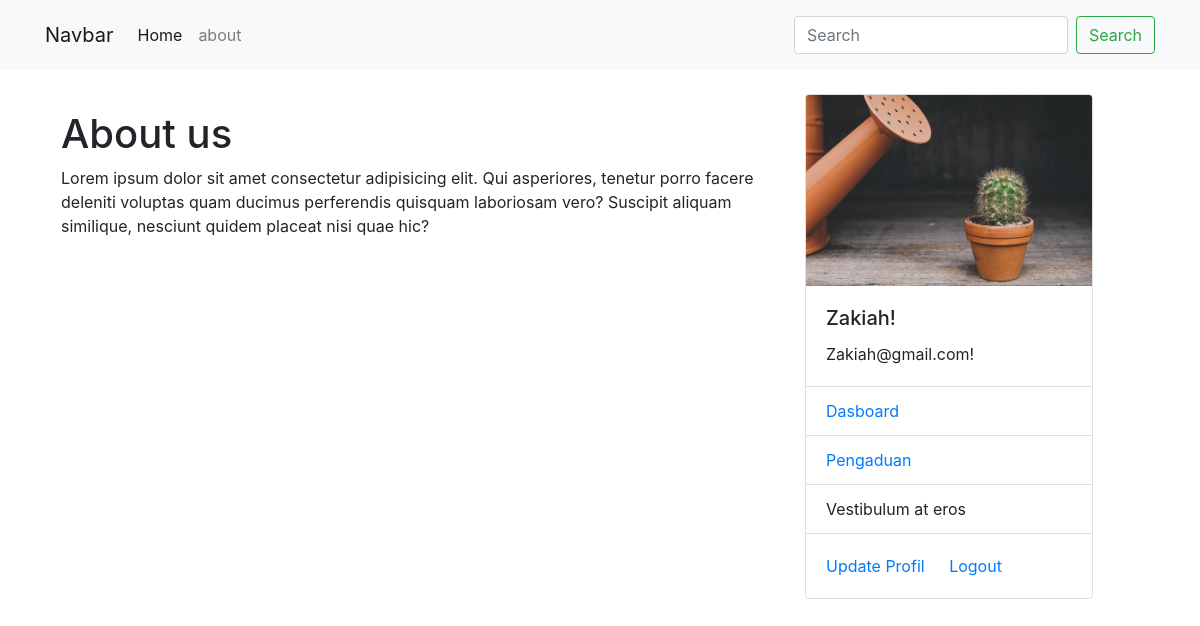
Page /about (signed in) on the committed database.
### sim/models.py (models this page shows, shortened)
class Tmahasiswa(db.Model, UserMixin): #tambahka
    id= db.Column(db.Integer, primary_key=True)
    npm = db.Column(db.String(15), unique=True, nullable=False)
    nama = db.Column(db.String(100), nullable=False)
    email = db.Column(db.String(120), unique=True, nullable=False)
    password = db.Column(db.String(80), nullable=False)
    kelas = db.Column(db.String(20), nullable=False)
    alamat = db.Column(db.String(100), nullable=False)
    foto = db.Column(db.String(30), nullable=False, default='default.jpg')
    pengaduans = db.relationship('Tpengaduan', backref='mahasiswa', lazy=True)

### sim/mahasiswa/routes.py (the view)
@rmahasiswa.route("/about")
def about():
    return render_template("about.html")

### sim/models.py (called while the page is built)
@login_manager.user_loader
def load_user(mahasiswa_id):
    return Tmahasiswa.query.get(int(mahasiswa_id))

### sim/templates/about.html
{% extends "base.html" %}
{% block konten%}
<h1>About us</h1>
<p>Lorem ipsum dolor sit amet consectetur adipisicing elit. Qui asperiores, tenetur porro facere deleniti voluptas quam ducimus perferendis quisquam laboriosam vero? Suscipit aliquam similique, nesciunt quidem placeat nisi quae hic?</p>
{% endblock%}

### sim/templates/base.html (shortened to what this page needs)
<html>
    <head>
        <link rel="stylesheet" href="{{ url_for ('static', filename="css/bootstrap.min.css")}}">
        <link rel="stylesheet" type="text/css" href="{{ url_for ('static', filename="css/style.css")}}">
    </head>
    <body>
        <nav class="navbar navbar-expand-lg navbar-light bg-light">
        <div class="container">
            <a class="navbar-brand" href="#">Navbar</a>
            <div class="collapse navbar-collapse" id="navbarSupportedContent">
              <ul class="navbar-nav mr-auto">
                <li class="nav-item active">
                  <a class="nav-link" href="{{url_for('rmahasiswa.home')}}">Home <span class="sr-only">(current)</span></a>
                </li>
                <li class="nav-item">
                  <a class="nav-link" href="{{url_for('rmahasiswa.about')}}">about</a>
                </li>
              </ul>
              <form class="form-inline my-2 my-lg-0">
                <input class="form-control mr-sm-2" type="search" placeholder="Search" aria-label="Search">
                <button class="btn btn-outline-success my-2 my-sm-0" type="submit">Search</button>
              </form>
            </div>
        </div>
        </nav>
          <div class="container mt-4">
              <div class="row">
                  <div class="col-md-8">
                      <div class="shadow p-3 mb-5 bg-white rounded">
                    {% block konten%}
                    {% endblock%}
                      </div>
                  </div>
                  <div class="col-md-4">
                      {% if current_user.is_authenticated %}
                      <div class="card" style="width: 18rem;">
                        <img src="{{url_for('static', filename='foto/' + current_user.foto)}}" class="card-img-top" alt="...">
                        <div class="card-body">
                          <h5 class="card-title">{{current_user.nama}}!</h5>
                          <p class="card-text">{{current_user.email}}!</p>
                        </div>
                        <ul class="list-group list-group-flush">
                          <li class="list-group-item"><a href="{{url_for('rmahasiswa.akunmahasiswa')}}">Dasboard</a>
                </li>
                          <li class="list-group-item"><a href="{{url_for('rmahasiswa.pengaduan')}}">Pengaduan</a></li>
                          <li class="list-group-item">Vestibulum at eros</li>
                        </ul>
                        <div class="card-body">
                          <a href="{{url_for('rmahasiswa.edit_mahasiswa')}}" class="card-link">Update Profil</a>
                          <a href="{{url_for('rmahasiswa.logout_mahasiswa')}}" class="card-link">Logout</a>
                        </div>
                      </div>
                      {% else %}
                      <h1>Menu lain</h1>
                      <li>data mahasiswa</li>
                      <li>data dosen</li>
                      {% endif %}
                  </div>
             </div>
          </div>
    </body>
</html>

### PART 16 -Lanjutan(Detail)/sim/Static/css/style.css (style rules this page uses)
nav { background-color: violet; height: 70px; width: 100%; }

### rows in the picture
Tmahasiswa: foto (placeholder picture), nama "Zakiah", email "Zakiah@gmail.com"
